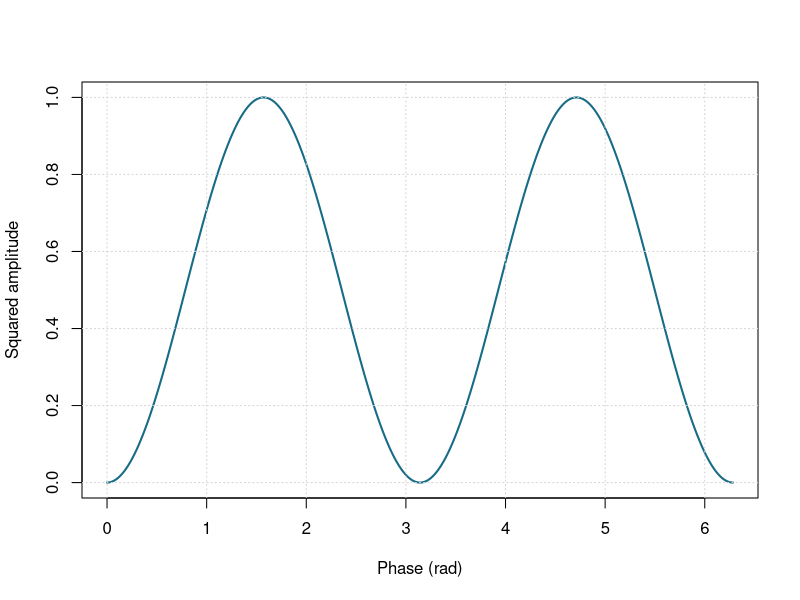

The R source for this figure:
# Applied investigation: Power in an oscillating signal
# 1. Define the input domain and model
x <- seq(0, 6.28318530718, length.out = 301)
y <- sin(x)^2

# 2. Inspect numerical predictions
idx <- unique(round(seq(1, length(x), length.out = 5)))
print(data.frame(input = x[idx], output = y[idx]))

# 3. Visualize the model with labeled axes
plot(x, y, type = "l", lwd = 2, col = "#176B87",
     xlab = "Phase (rad)", ylab = "Squared amplitude")
grid()

# 4. Check the sampled output range
print(range(y))
